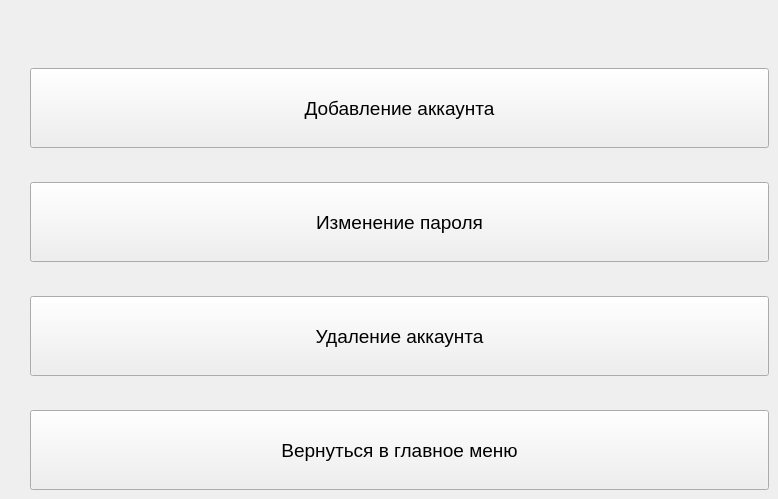
    <widget class="QWidget" name="workaccpage">
     <widget class="QPushButton" name="delAcc">
      <property name="geometry">
       <rect>
        <x>30</x>
        <y>296</y>
        <width>739</width>
        <height>80</height>
       </rect>
      </property>
      <property name="minimumSize">
       <size>
        <width>0</width>
        <height>80</height>
       </size>
      </property>
      <property name="font">
       <font>
        <pointsize>14</pointsize>
       </font>
      </property>
      <property name="text">
       <string>Удаление аккаунта</string>
      </property>
     </widget>
     <widget class="QPushButton" name="returnAcc">
      <property name="geometry">
       <rect>
        <x>30</x>
        <y>410</y>
        <width>739</width>
        <height>80</height>
       </rect>
      </property>
      <property name="minimumSize">
       <size>
        <width>0</width>
        <height>80</height>
       </size>
      </property>
      <property name="font">
       <font>
        <pointsize>14</pointsize>
       </font>
      </property>
      <property name="text">
       <string>Вернуться в главное меню</string>
      </property>
     </widget>
     <widget class="QPushButton" name="changeAcc">
      <property name="geometry">
       <rect>
        <x>30</x>
        <y>182</y>
        <width>739</width>
        <height>80</height>
       </rect>
      </property>
      <property name="minimumSize">
       <size>
        <width>0</width>
        <height>80</height>
       </size>
      </property>
      <property name="font">
       <font>
        <pointsize>14</pointsize>
       </font>
      </property>
      <property name="text">
       <string>Изменение пароля</string>
      </property>
     </widget>
     <widget class="QPushButton" name="addAcc">
      <property name="geometry">
       <rect>
        <x>30</x>
        <y>68</y>
        <width>739</width>
        <height>80</height>
       </rect>
      </property>
      <property name="minimumSize">
       <size>
        <width>0</width>
        <height>80</height>
       </size>
      </property>
      <property name="font">
       <font>
        <pointsize>14</pointsize>
       </font>
      </property>
      <property name="text">
       <string>Добавление аккаунта</string>
      </property>
     </widget>
    </widget>
